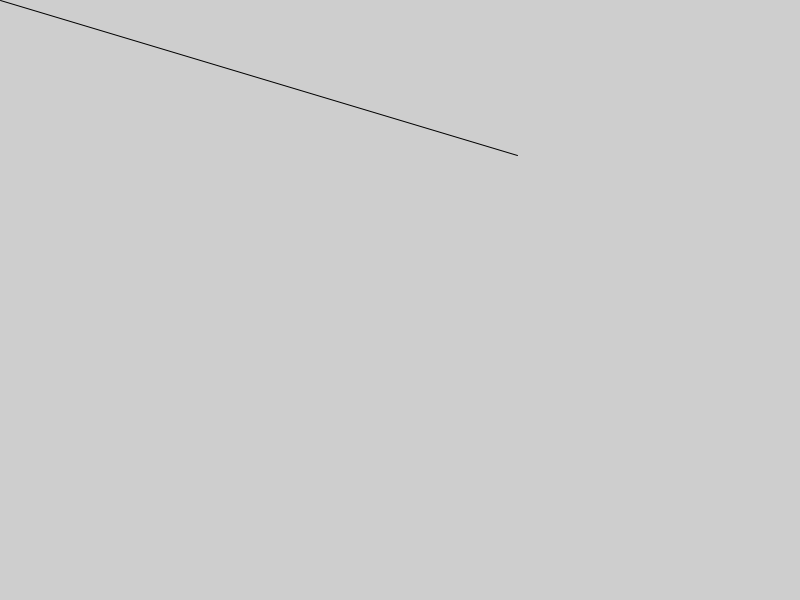
Frame 1 (no input)
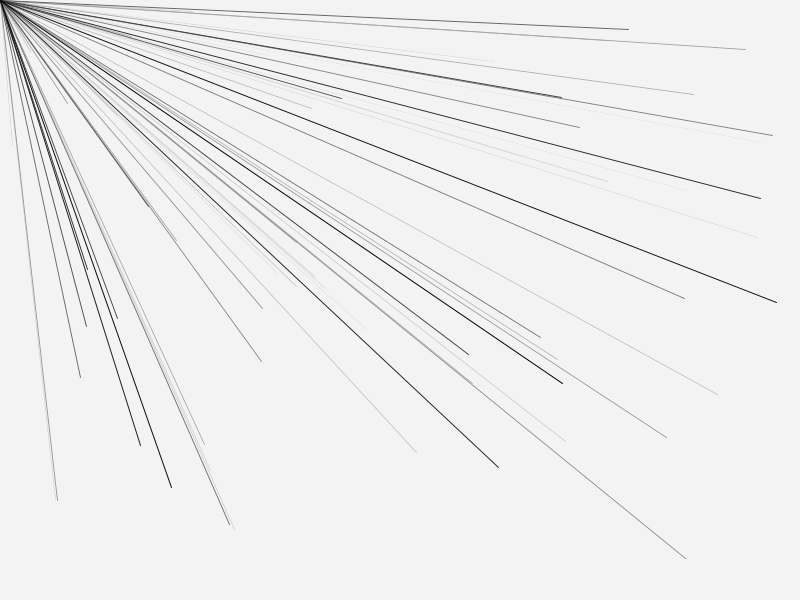
Frame 60 (the mouse pressed at the canvas centre just before this capture)
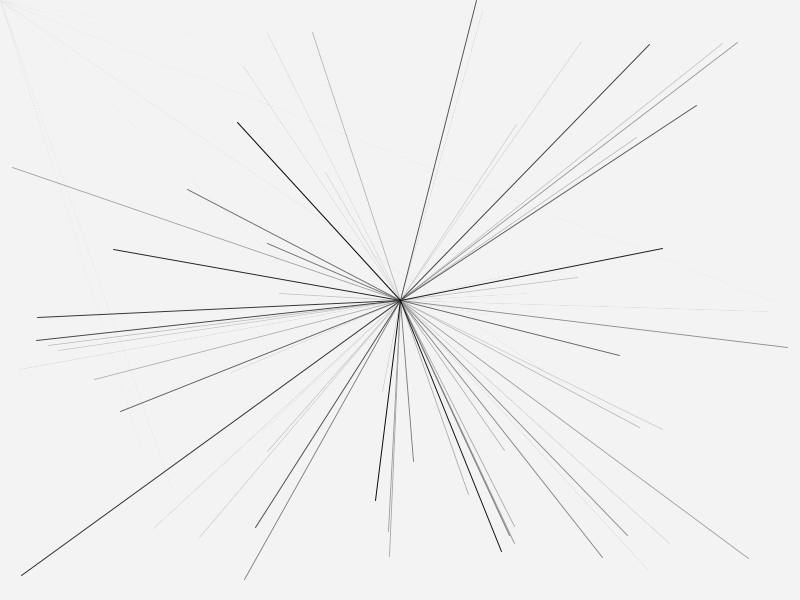
Frame 120 (the mouse held since frame 60 and released just before this capture)

The Processing sketch that drew these frames (run headless with seeded random() and noise(); from frame 60 on, the mouse is pressed at the canvas centre):

// Processing sketch: sketch_2_line
// ── sketch_2_line.pde
void setup()
{
  size(800,600);
}

void draw()
{
  noStroke();
  fill(color(255,255,255,10));
  rect(0,0,width,height);
  stroke(0);
  line(random(width),random(height),mouseX,mouseY);
}
